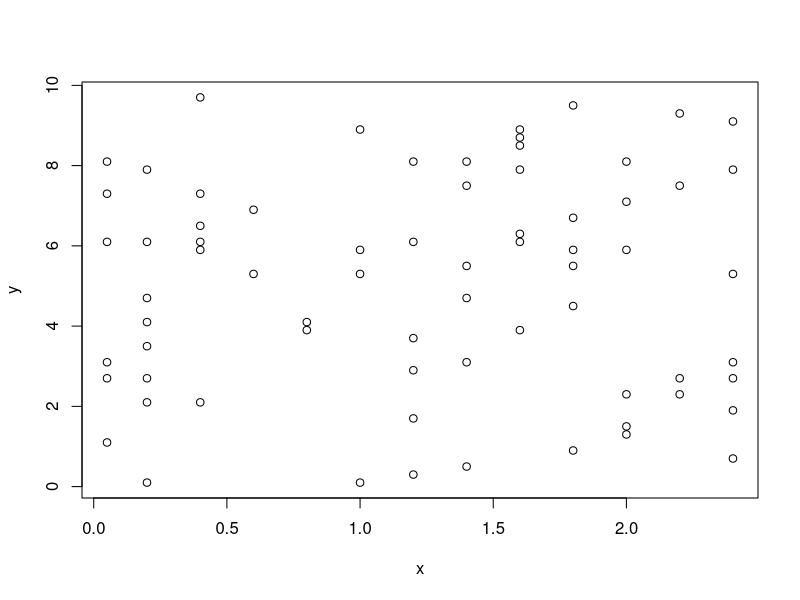
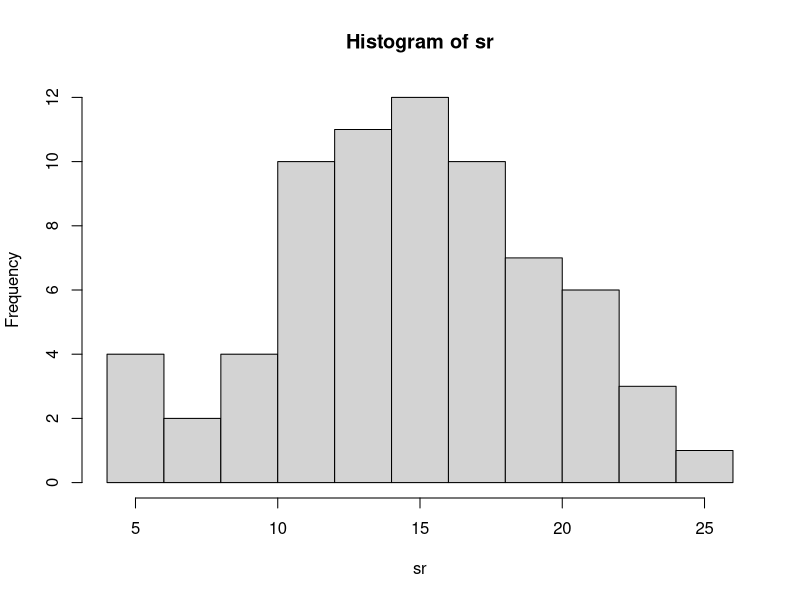
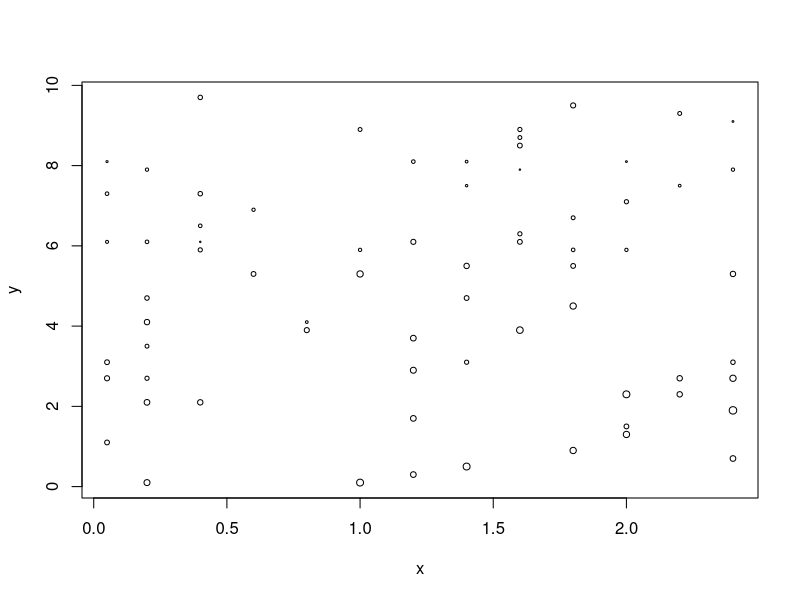

R code for these plots, in order:
## ---- chunk 1
library(vegan)
## Loading required package: permute
## Loading required package: lattice
## This is vegan 2.5-6
library(nlme)
# Oribatid mite data. 70 soil cores collected by Daniel Borcard in 1989.
# See Borcard et al. (1992, 1994) for details.
## ---- chunk 2
data(mite)
data(mite.env)
data(mite.xy)
?mite
plot(mite.xy)


sr <- rowSums(mite > 0)
hist(sr)


plot(mite.xy, cex = sr/max(sr))
